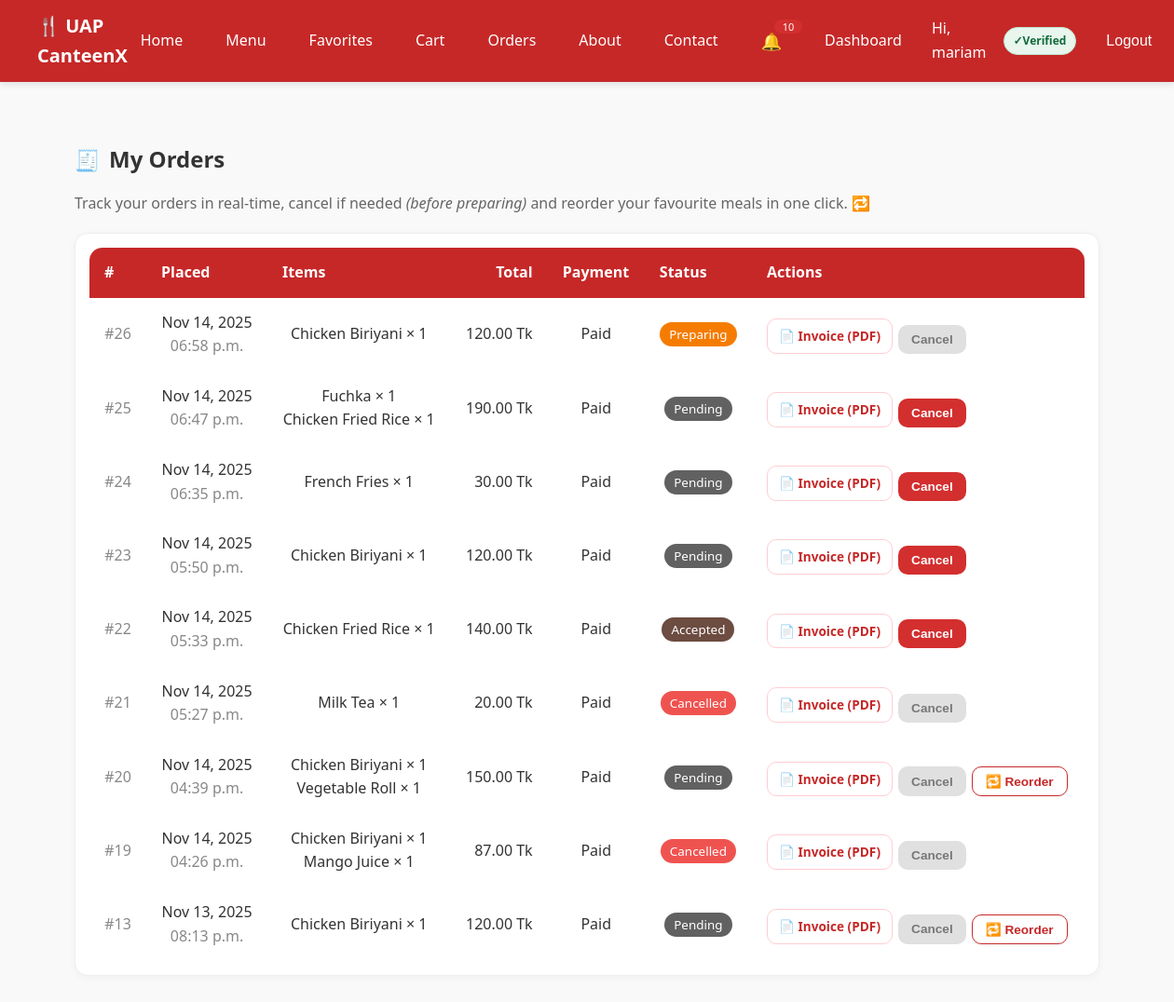
Screenshot of /orders/ (signed in) with the database file from the repository.
### my_canteen/models.py (models this page shows, shortened)
class Order(models.Model):
    STATUS_CHOICES = [
        ('pending', 'Pending'),
        ('accepted', 'Accepted'),
        ('preparing', 'Preparing'),
        ('ready', 'Ready'),
        ('delivered', 'Delivered'),
        ('completed', 'Completed'),
        ('cancelled', 'Cancelled'),
    ]
    PAYMENT_STATUS_CHOICES = [('unpaid', 'Unpaid'), ('paid', 'Paid')]
    PAYMENT_METHOD_CHOICES = [
        ('cash', 'Cash'),
        ('mock_card', 'Mock Card'),
        ('stripe', 'Stripe'),
        ('sslcommerz', 'SSLCommerz'),
    ]
    user = models.ForeignKey(User, on_delete=models.CASCADE)
    total_price = models.DecimalField(max_digits=8, decimal_places=2)
    address = models.CharField(max_length=255)
    status = models.CharField(max_length=20, choices=STATUS_CHOICES, default='pending')
    payment_status = models.CharField(max_length=10, choices=PAYMENT_STATUS_CHOICES, default='unpaid')
    payment_method = models.CharField(max_length=10, choices=PAYMENT_METHOD_CHOICES, default='cash')
    created_at = models.DateTimeField(auto_now_add=True)

class OrderItem(models.Model):
    order = models.ForeignKey(Order, on_delete=models.CASCADE)
    item = models.ForeignKey(MenuItem, on_delete=models.CASCADE)
    quantity = models.PositiveIntegerField(default=1)
    unit_price = models.DecimalField(max_digits=6, decimal_places=2)

class MenuItem(models.Model):
    name = models.CharField(max_length=100)
    description = models.TextField(blank=True)
    price = models.DecimalField(max_digits=6, decimal_places=2)
    stock = models.PositiveIntegerField(default=0)
    image = models.ImageField(upload_to='menu/', blank=True, null=True)
    category = models.ForeignKey(Category, on_delete=models.CASCADE, null=True)
    is_active = models.BooleanField(default=True)
    is_popular = models.BooleanField(default=False)
    rating_avg = models.FloatField(default=0)
    rating_count = models.PositiveIntegerField(default=0)

### my_canteen/views.py (the view)
# urls.py: path('orders/', views.orders_page, name='orders'),
@login_required
def orders_page(request):
    profile = UserProfile.objects.select_related("user").get(user=request.user)
    role = get_role(request.user)
    if role in ["vendor", "admin"]:
        orders = Order.objects.all().order_by("-created_at")
    elif role == "staff":
        orders = Order.objects.filter(
            status__in=["accepted", "preparing"]
        ).order_by("-created_at")
    else:
        orders = Order.objects.filter(user=request.user).order_by("-created_at")
    cancelable_ids = {o.id for o in orders if can_user_cancel(o, request.user)}
    return render(
        request,
        "my_canteen/orders.html",
        {"orders": orders, "profile": profile, "cancelable_ids": cancelable_ids},
    )

### my_canteen/context_processors.py (called while the page is built)
def favorites_processor(request):
    if request.user.is_authenticated:
        fav_ids = Favorite.objects.filter(user=request.user).values_list('item_id', flat=True)
        return {"favorite_items": set(fav_ids)}
    return {"favorite_items": set()}

def cart_count(request):
    cart = request.session.get("cart", {})
    return {"cart_count": sum(cart.values())}

def notifications_context(request):
    if request.user.is_authenticated:
        unread_count = Notification.objects.filter(user=request.user, is_read=False).count()
    else:
        unread_count = 0
    return {
        "unread_notifications": unread_count
    }

### my_canteen/views.py (called while the page is built)
def get_role(user):
    try:
        return user.userprofile.role
    except UserProfile.DoesNotExist:
        return "guest"

def can_user_cancel(order, user) -> bool:
    role = get_role(user)
    if role not in {"student", "faculty", "guest"}:
        return False
    if order.user_id != user.id:
        return False
    return order.status in {"pending", "accepted"}

### my_canteen/templates/my_canteen/orders.html (shortened to what this page needs)
{% extends "my_canteen/base.html" %}
{% load static %}
{% block content %}
<section class="container" style="max-width: 1100px;">
  <div class="page-title" style="display:flex;align-items:center;gap:.6rem;margin:24px 0 12px;">
    <span style="font-size:22px;">🧾</span>
    <h2 style="margin:0;">My Orders</h2>
  </div>
  <p style="color:#666;margin-bottom:18px;">
    Track your orders in real-time, cancel if needed
    <em>(before preparing)</em> and reorder your favourite meals in one click. 🔁
  </p>
  <div class="card" style="background:#fff;border:1px solid #eee;border-radius:14px;box-shadow:0 2px 10px rgba(0,0,0,.04);">
    <div class="table-wrap" style="overflow-x:auto;">
      <table style="width:100%;border-collapse:separate;border-spacing:0;">
        <thead style="background:#c62828;color:#fff;">
          <tr>
            <th style="padding:14px 16px;font-weight:600;text-align:left;border-top-left-radius:14px;">#</th>
            <th style="padding:14px 16px;font-weight:600;text-align:left;">Placed</th>
            <th style="padding:14px 16px;font-weight:600;text-align:left;">Items</th>
            <th style="padding:14px 16px;font-weight:600;text-align:right;">Total</th>
            <th style="padding:14px 16px;font-weight:600;text-align:left;">Payment</th>
            <th style="padding:14px 16px;font-weight:600;text-align:left;">Status</th>
            <th style="padding:14px 16px;font-weight:600;text-align:left;border-top-right-radius:14px;">Actions</th>
          </tr>
        </thead>
        <tbody>
          {% for order in orders %}
          <tr style="border-bottom:1px solid #f0f0f0;">
            <td style="padding:14px 16px;color:#888;">#{{ order.id }}</td>
            <td style="padding:14px 16px;">
              {{ order.created_at|date:"M d, Y" }}<br>
              <span style="color:#888;">{{ order.created_at|date:"h:i a" }}</span>
            </td>
            <td style="padding:14px 16px;">
              {% for oi in order.orderitem_set.all %}
                {{ oi.item.name }} × {{ oi.quantity }}<br>
              {% endfor %}
            </td>
            <td style="padding:14px 16px;text-align:right;">
              {{ order.total_price }} Tk
            </td>
            <td style="padding:14px 16px;">
              {{ order.payment_status|title }}
            </td>
            <td style="padding:14px 16px;">
              {% if order.status == 'completed' %}
                <span style="background:#2e7d32;color:#fff;padding:4px 10px;border-radius:999px;font-size:.84rem;">Completed</span>
              {% elif order.status == 'cancelled' %}
                <span style="background:#ef5350;color:#fff;padding:4px 10px;border-radius:999px;font-size:.84rem;">Cancelled</span>
              {% elif order.status == 'ready' %}
                <span style="background:#0288d1;color:#fff;padding:4px 10px;border-radius:999px;font-size:.84rem;">Ready</span>
              {% elif order.status == 'preparing' %}
                <span style="background:#f57c00;color:#fff;padding:4px 10px;border-radius:999px;font-size:.84rem;">Preparing</span>
              {% elif order.status == 'accepted' %}
                <span style="background:#6d4c41;color:#fff;padding:4px 10px;border-radius:999px;font-size:.84rem;">Accepted</span>
              {% else %}
                <span style="background:#616161;color:#fff;padding:4px 10px;border-radius:999px;font-size:.84rem;">Pending</span>
              {% endif %}
            </td>
            <td style="padding:14px 16px;">
              <div style="display:flex;flex-wrap:wrap;gap:6px;">
                <a href="{% url 'order_invoice_pdf' order.id %}"
                   class="btn"
                   style="background:#ffffff;color:#c62828;border:1px solid #ffcdd2;border-radius:10px;padding:7px 12px;font-size:.85rem;">
                  📄 Invoice (PDF)
                </a>
                {% if order.id in cancelable_ids %}
                  <form action="{% url 'user_order_cancel' order.id %}" method="post" style="display:inline;">
                    <button type="submit"
                            style="background:#d32f2f;color:#fff;border:none;border-radius:10px;padding:8px 14px;cursor:pointer;font-size:.85rem;">
                      Cancel
                    </button>
                  </form>
                {% else %}
                  <button type="button" disabled
                          title="You can cancel before preparing only"
                          style="background:#e0e0e0;color:#777;border:none;border-radius:10px;padding:8px 14px;font-size:.85rem;">
                    Cancel
                  </button>
                {% endif %}
                {% if order.status == "delivered" or order.status == "completed" %}
                  <form action="{% url 'reorder_order' order.id %}"
                        method="post"
                        style="display:inline;">
                    <button type="submit"
                            style="background:#ffffff;border:1px solid #c62828;color:#c62828;border-radius:10px;padding:7px 14px;cursor:pointer;font-size:.85rem;">
                      🔁 Reorder
                    </button>
                  </form>
                {% endif %}
              </div>
            </td>
          </tr>
          {% empty %}
          <tr>
            <td colspan="7" style="padding:28px;text-align:center;color:#777;">
              No orders yet.
            </td>
          </tr>
          {% endfor %}
        </tbody>
      </table>
    </div>
  </div>
</section>
{% endblock %}

### my_canteen/templates/my_canteen/base.html (shortened to what this page needs)
{% load static %}
<!DOCTYPE html>
<html lang="en">
<head>
  <link rel="stylesheet" href="{% static 'my_canteen/css/styles.css' %}"/>
</head>
<body>
  <nav class="navbar">
    <div class="logo">🍴 UAP CanteenX</div>
    <ul class="nav-links">
      <li><a href="{% url 'home' %}">Home</a></li>
      <li><a href="{% url 'menu' %}">Menu</a></li>
      <li><a href="{% url 'favorites' %}"> Favorites</a></li>
      <li>
        <a href="{% url 'cart' %}">
          Cart
        </a>
      </li>
      <li><a href="{% url 'orders' %}">Orders</a></li>
      <li><a href="{% url 'about' %}">About</a></li>
      <li><a href="{% url 'contact' %}">Contact</a></li>
      {% if user.is_authenticated %}
        <li style="position:relative;">
          <a href="{% url 'notifications' %}"
             style="display:inline-flex;align-items:center;justify-content:center;
                    font-size:18px;text-decoration:none;">
            🔔
          </a>
          {% if unread_notifications > 0 %}
            <span style="
              position:absolute;
              top:-4px;
              right:-8px;
              background:#d32f2f;
              color:#fff;
              font-size:11px;
              padding:2px 6px;
              border-radius:999px;
              line-height:1;
              min-width:18px;
              text-align:center;
            ">
              {{ unread_notifications }}
            </span>
          {% endif %}
        </li>
        <li><a href="{% url 'dashboard' %}">Dashboard</a></li>
        <li class="nav-user">Hi, {{ user.username }}</li>
        <li>
          {% if user.is_active %}
            <span class="badge badge-verified">Verified</span>
          {% else %}
            <span class="badge badge-unverified">Email not verified</span>
          {% endif %}
        </li>
        <li>
          <form action="{% url 'logout' %}" method="post" style="display:inline;">
            <button type="submit" class="link-like">Logout</button>
          </form>
        </li>
      {% else %}
        <li><a href="{% url 'login' %}">Login</a></li>
        <li><a class="btn" href="{% url 'signup' %}">Signup</a></li>
      {% endif %}
    </ul>
  </nav>
  <main class="container">
    {% block content %}{% endblock %}
  </main>
</body>
</html>

### my_canteen/static/my_canteen/css/styles.css (style rules this page uses)
body { font-family: system-ui, Arial, sans-serif; margin: 0; background: #f9f9f9; color: #333; line-height: 1.6; }
.container { max-width: 1200px; margin: 0 auto; padding: 20px 16px; }
a { text-decoration: none; color: inherit; }
.navbar { display: flex; justify-content: space-between; align-items: center; background-color: #c62828; color: #fff; padding: 12px 40px; position: sticky; top: 0; z-index: 1000; box-shadow: 0 2px 8px rgba(0, 0, 0, 0.12); }
.logo { font-weight: 700; font-size: 20px; display: flex; align-items: center; color: #fff; }
.nav-links { display: flex; align-items: center; gap: 18px; list-style: none; margin: 0; padding: 0; }
.nav-links li { display: flex; align-items: center; }
.nav-links a, .link-like, .btn-nav { color: #fff; font-weight: 500; font-size: 16px; display: inline-flex; align-items: center; justify-content: center; height: 38px; padding: 0 14px; border-radius: 6px; transition: all 0.2s ease; text-decoration: none; }
.link-like { background: transparent; border: 0; cursor: pointer; }
.btn { background: #d32f2f; color: #fff; padding: 8px 14px; border: none; border-radius: 6px; font-weight: 600; cursor: pointer; text-decoration: none; display: inline-block; transition: 0.3s; }
.badge { display: inline-flex; align-items: center; padding: 4px 10px; border-radius: 999px; font-size: 12px; font-weight: 700; border: 1px solid transparent; }
.badge-verified { background: #e8f6ee; color: #11693a; border-color: #bde7cd; }
.badge-verified::before { content: "✓ "; font-weight: 900; }
.card { background: #fff; border-radius: 8px; box-shadow: 0 2px 6px rgba(0, 0, 0, 0.1); padding: 15px; text-align: center; transition: transform 0.2s; position: relative; display: flex; flex-direction: column; }
.card .btn { margin-top: auto; }
.card button { margin-top: 10px; padding: 8px 14px; background: #d32f2f; color: #fff; border: 0; border-radius: 4px; cursor: pointer; font-weight: 700; transition: 0.3s; }

### rows the page displays
Order: id "26", created_at "Nov 14, 2025", created_at "06:58 p.m.", total_price "120.00", payment_status "Paid", status "Preparing", shows "Cancel"
OrderItem: item.name "Chicken Biriyani", quantity "1"
Order: id "25", created_at "Nov 14, 2025", created_at "06:47 p.m.", total_price "190.00", payment_status "Paid", status "Pending", shows "Cancel"
OrderItem: item.name "Fuchka", quantity "1"
OrderItem: item.name "Chicken Fried Rice", quantity "1"
Order: id "24", created_at "Nov 14, 2025", created_at "06:35 p.m.", total_price "30.00", payment_status "Paid", status "Pending", shows "Cancel"
OrderItem: item.name "French Fries", quantity "1"
Order: id "23", created_at "Nov 14, 2025", created_at "05:50 p.m.", total_price "120.00", payment_status "Paid", status "Pending", shows "Cancel"
OrderItem: item.name "Chicken Biriyani", quantity "1"
Order: id "22", created_at "Nov 14, 2025", created_at "05:33 p.m.", total_price "140.00", payment_status "Paid", status "Accepted", shows "Cancel"
OrderItem: item.name "Chicken Fried Rice", quantity "1"
Order: id "21", created_at "Nov 14, 2025", created_at "05:27 p.m.", total_price "20.00", payment_status "Paid", status "Cancelled"
OrderItem: item.name "Milk Tea", quantity "1"
Order: id "20", created_at "Nov 14, 2025", created_at "04:39 p.m.", total_price "150.00", payment_status "Paid", status "Pending", shows "Cancel"
OrderItem: item.name "Chicken Biriyani", quantity "1"
OrderItem: item.name "Vegetable Roll", quantity "1"
Order: id "19", created_at "Nov 14, 2025", created_at "04:26 p.m.", total_price "87.00", payment_status "Paid", status "Cancelled"
OrderItem: item.name "Chicken Biriyani", quantity "1"
OrderItem: item.name "Mango Juice", quantity "1"
Order: id "13", created_at "Nov 13, 2025", created_at "08:13 p.m.", total_price "120.00", payment_status "Paid", status "Pending", shows "Cancel"
OrderItem: item.name "Chicken Biriyani", quantity "1"

### other values shown
{{ unread_notifications }} "10"
{{ user.username }} "mariam"
